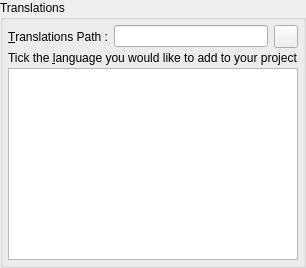
     <widget class="QWidget" name="wTranslations" >
      <layout class="QVBoxLayout" >
       <property name="spacing" >
        <number>3</number>
       </property>
       <property name="leftMargin" >
        <number>0</number>
       </property>
       <property name="topMargin" >
        <number>0</number>
       </property>
       <property name="rightMargin" >
        <number>0</number>
       </property>
       <property name="bottomMargin" >
        <number>0</number>
       </property>
       <item>
        <widget class="QGroupBox" name="gbTranslations" >
         <property name="title" >
          <string>Translations</string>
         </property>
         <layout class="QVBoxLayout" >
          <property name="spacing" >
           <number>3</number>
          </property>
          <property name="leftMargin" >
           <number>5</number>
          </property>
          <property name="topMargin" >
           <number>5</number>
          </property>
          <property name="rightMargin" >
           <number>5</number>
          </property>
          <property name="bottomMargin" >
           <number>5</number>
          </property>
          <item>
           <layout class="QHBoxLayout" >
            <property name="spacing" >
             <number>6</number>
            </property>
            <property name="leftMargin" >
             <number>0</number>
            </property>
            <property name="topMargin" >
             <number>0</number>
            </property>
            <property name="rightMargin" >
             <number>0</number>
            </property>
            <property name="bottomMargin" >
             <number>0</number>
            </property>
            <item>
             <widget class="QLabel" name="lTranslationsPath" >
              <property name="text" >
               <string>&amp;Translations Path :</string>
              </property>
              <property name="buddy" >
               <cstring>tbTranslationsPath</cstring>
              </property>
             </widget>
            </item>
            <item>
             <widget class="QLineEdit" name="leTranslationsPath" >
              <property name="statusTip" >
               <string>TRANSLATIONS_PATH</string>
              </property>
             </widget>
            </item>
            <item>
             <widget class="QToolButton" name="tbTranslationsPath" >
              <property name="icon" >
               <iconset resource="../resources/QMake.qrc" >:/icons/icons/folder.png</iconset>
              </property>
             </widget>
            </item>
           </layout>
          </item>
          <item>
           <widget class="QLabel" name="lTranslations" >
            <property name="text" >
             <string>Tick the &amp;language you would like to add to your project</string>
            </property>
            <property name="buddy" >
             <cstring>lwTranslations</cstring>
            </property>
           </widget>
          </item>
          <item>
           <widget class="QListWidget" name="lwTranslations" >
            <property name="statusTip" >
             <string>TRANSLATIONS</string>
            </property>
           </widget>
          </item>
         </layout>
        </widget>
       </item>
      </layout>
     </widget>
